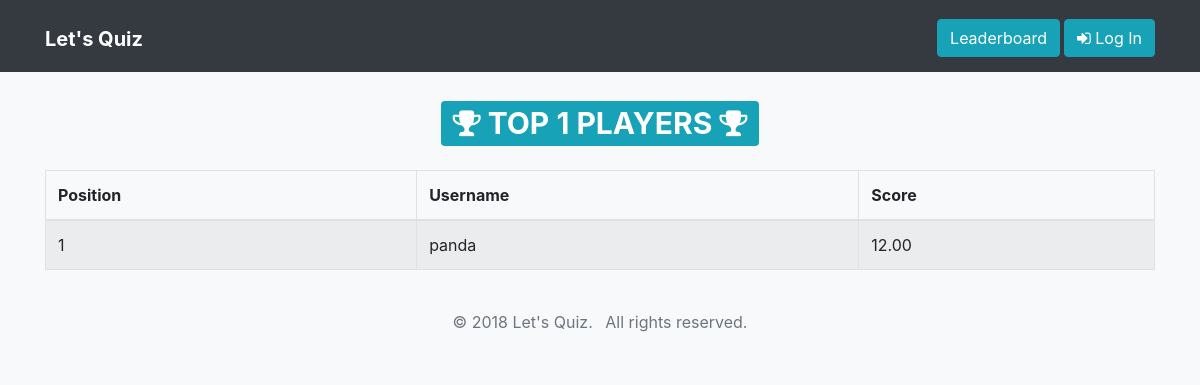
The app's page /leaderboard/, older data.
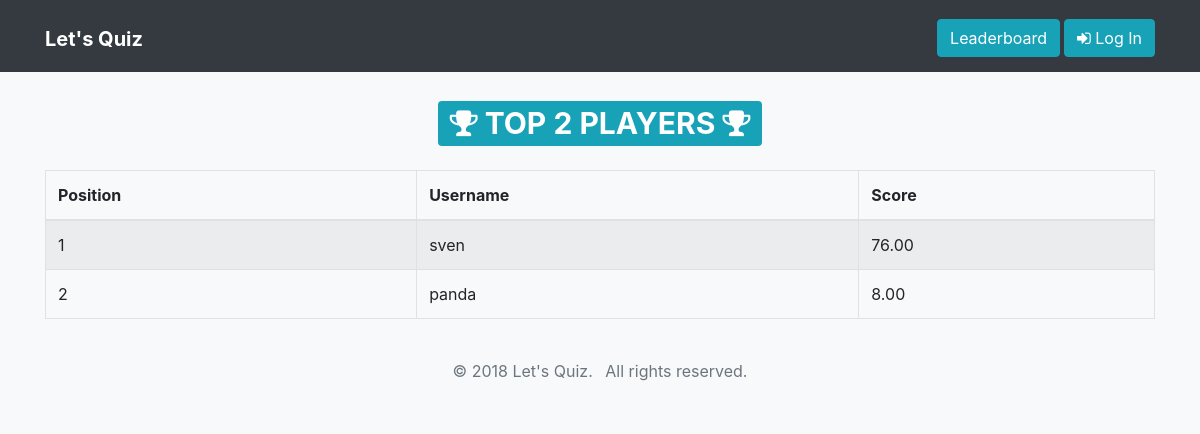
The same page, newer data.
### quiz/models.py (models this page shows, shortened)
class QuizProfile(TimeStampedModel):
    user = models.OneToOneField(User, on_delete=models.CASCADE)
    total_score = models.DecimalField(_('Total Score'), default=0, decimal_places=2, max_digits=10)

### quiz/views.py (the view)
# urls.py: url(r'^leaderboard/$', views.leaderboard, name='leaderboard'),
def leaderboard(request):
    top_quiz_profiles = QuizProfile.objects.order_by('-total_score')[:500]
    total_count = top_quiz_profiles.count()
    context = {
        'top_quiz_profiles': top_quiz_profiles,
        'total_count': total_count,
    }
    return render(request, 'quiz/leaderboard.html', context=context)

### templates/quiz/leaderboard.html (shortened to what this page needs)
{% extends 'base.html' %}
{% block content %}
<div class="container">
    <h1 class="text-center my-4"><span class="badge badge-info"><i class="fa fa-trophy" aria-hidden="true"></i> TOP {{ total_count }} PLAYERS <i class="fa fa-trophy" aria-hidden="true"></i></span></h1>
    <table class="table table-striped table-bordered">
        <thead>
            <tr>
                <th>Position</th>
                <th>Username</th>
                <th>Score</th>
            </tr>
        </thead>
        <tbody>
            {% for quiz_profile in top_quiz_profiles %}
            <tr>
                <td>{{ forloop.counter }}</td>
                <td>{{ quiz_profile.user.username }}</td>
                <td>{{ quiz_profile.total_score }}</td>
            </tr>
            {% endfor %}
        </tbody>
    </table>
</div>
{% endblock content %}

Row changes from the older to the newer data that the page shows:
added QuizProfile: user.username "sven", total_score "76.00"
changed QuizProfile "panda": total_score "12.00" → "8.00"
Text that changed along with them:
{{ total_count }}: "1" → "2"
